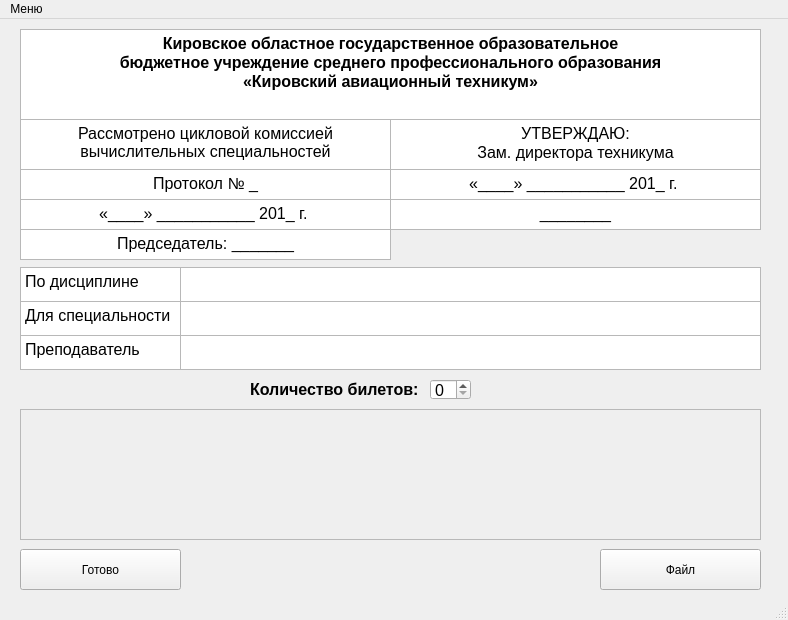
<?xml version="1.0" encoding="UTF-8"?>
<ui version="4.0">
 <class>MainWindow</class>
 <widget class="QMainWindow" name="MainWindow">
  <property name="windowModality">
   <enum>Qt::WindowModal</enum>
  </property>
  <property name="enabled">
   <bool>true</bool>
  </property>
  <property name="geometry">
   <rect>
    <x>0</x>
    <y>0</y>
    <width>788</width>
    <height>620</height>
   </rect>
  </property>
  <property name="minimumSize">
   <size>
    <width>788</width>
    <height>620</height>
   </size>
  </property>
  <property name="maximumSize">
   <size>
    <width>788</width>
    <height>620</height>
   </size>
  </property>
  <property name="baseSize">
   <size>
    <width>788</width>
    <height>620</height>
   </size>
  </property>
  <property name="mouseTracking">
   <bool>true</bool>
  </property>
  <property name="windowTitle">
   <string>MainWindow</string>
  </property>
  <property name="autoFillBackground">
   <bool>true</bool>
  </property>
  <widget class="QWidget" name="centralWidget">
   <widget class="QTextBrowser" name="header">
    <property name="geometry">
     <rect>
      <x>20</x>
      <y>10</y>
      <width>741</width>
      <height>91</height>
     </rect>
    </property>
    <property name="font">
     <font>
      <pointsize>12</pointsize>
     </font>
    </property>
    <property name="layoutDirection">
     <enum>Qt::LeftToRight</enum>
    </property>
    <property name="readOnly">
     <bool>false</bool>
    </property>
    <property name="html">
     <string>&lt;!DOCTYPE HTML PUBLIC &quot;-//W3C//DTD HTML 4.0//EN&quot; &quot;http://www.w3.org/TR/REC-html40/strict.dtd&quot;&gt;
&lt;html&gt;&lt;head&gt;&lt;meta name=&quot;qrichtext&quot; content=&quot;1&quot; /&gt;&lt;style type=&quot;text/css&quot;&gt;
p, li { white-space: pre-wrap; }
&lt;/style&gt;&lt;/head&gt;&lt;body style=&quot; font-family:'MS Shell Dlg 2'; font-size:12pt; font-weight:400; font-style:normal;&quot;&gt;
&lt;p align=&quot;center&quot; style=&quot; margin-top:0px; margin-bottom:0px; margin-left:0px; margin-right:0px; -qt-block-indent:0; text-indent:0px;&quot;&gt;&lt;span style=&quot; font-weight:600;&quot;&gt;Кировское областное государственное образовательное&lt;/span&gt;&lt;/p&gt;
&lt;p align=&quot;center&quot; style=&quot; margin-top:0px; margin-bottom:0px; margin-left:0px; margin-right:0px; -qt-block-indent:0; text-indent:0px;&quot;&gt;&lt;span style=&quot; font-weight:600;&quot;&gt;бюджетное учреждение среднего профессионального образования&lt;/span&gt;&lt;/p&gt;
&lt;p align=&quot;center&quot; style=&quot; margin-top:0px; margin-bottom:0px; margin-left:0px; margin-right:0px; -qt-block-indent:0; text-indent:0px;&quot;&gt;&lt;span style=&quot; font-weight:600;&quot;&gt;«Кировский авиационный техникум»&lt;/span&gt;&lt;/p&gt;&lt;/body&gt;&lt;/html&gt;</string>
    </property>
    <property name="acceptRichText">
     <bool>false</bool>
    </property>
   </widget>
   <widget class="QTextBrowser" name="examined">
    <property name="geometry">
     <rect>
      <x>20</x>
      <y>100</y>
      <width>371</width>
      <height>51</height>
     </rect>
    </property>
    <property name="font">
     <font>
      <pointsize>12</pointsize>
     </font>
    </property>
    <property name="acceptDrops">
     <bool>false</bool>
    </property>
    <property name="autoFillBackground">
     <bool>false</bool>
    </property>
    <property name="readOnly">
     <bool>false</bool>
    </property>
    <property name="html">
     <string>&lt;!DOCTYPE HTML PUBLIC &quot;-//W3C//DTD HTML 4.0//EN&quot; &quot;http://www.w3.org/TR/REC-html40/strict.dtd&quot;&gt;
&lt;html&gt;&lt;head&gt;&lt;meta name=&quot;qrichtext&quot; content=&quot;1&quot; /&gt;&lt;style type=&quot;text/css&quot;&gt;
p, li { white-space: pre-wrap; }
&lt;/style&gt;&lt;/head&gt;&lt;body style=&quot; font-family:'MS Shell Dlg 2'; font-size:12pt; font-weight:400; font-style:normal;&quot;&gt;
&lt;p align=&quot;center&quot; style=&quot; margin-top:0px; margin-bottom:0px; margin-left:0px; margin-right:0px; -qt-block-indent:0; text-indent:0px;&quot;&gt;Рассмотрено цикловой комиссией&lt;br /&gt;вычислительных специальностей&lt;/p&gt;&lt;/body&gt;&lt;/html&gt;</string>
    </property>
    <property name="acceptRichText">
     <bool>false</bool>
    </property>
   </widget>
   <widget class="QTextBrowser" name="affirim">
    <property name="geometry">
     <rect>
      <x>390</x>
      <y>100</y>
      <width>371</width>
      <height>51</height>
     </rect>
    </property>
    <property name="font">
     <font>
      <pointsize>12</pointsize>
     </font>
    </property>
    <property name="readOnly">
     <bool>false</bool>
    </property>
    <property name="html">
     <string>&lt;!DOCTYPE HTML PUBLIC &quot;-//W3C//DTD HTML 4.0//EN&quot; &quot;http://www.w3.org/TR/REC-html40/strict.dtd&quot;&gt;
&lt;html&gt;&lt;head&gt;&lt;meta name=&quot;qrichtext&quot; content=&quot;1&quot; /&gt;&lt;style type=&quot;text/css&quot;&gt;
p, li { white-space: pre-wrap; }
&lt;/style&gt;&lt;/head&gt;&lt;body style=&quot; font-family:'MS Shell Dlg 2'; font-size:12pt; font-weight:400; font-style:normal;&quot;&gt;
&lt;p align=&quot;center&quot; style=&quot; margin-top:0px; margin-bottom:0px; margin-left:0px; margin-right:0px; -qt-block-indent:0; text-indent:0px;&quot;&gt;УТВЕРЖДАЮ:&lt;/p&gt;
&lt;p align=&quot;center&quot; style=&quot; margin-top:0px; margin-bottom:0px; margin-left:0px; margin-right:0px; -qt-block-indent:0; text-indent:0px;&quot;&gt;Зам. директора техникума&lt;/p&gt;&lt;/body&gt;&lt;/html&gt;</string>
    </property>
    <property name="acceptRichText">
     <bool>false</bool>
    </property>
   </widget>
   <widget class="QTextBrowser" name="chairperson">
    <property name="geometry">
     <rect>
      <x>20</x>
      <y>210</y>
      <width>371</width>
      <height>31</height>
     </rect>
    </property>
    <property name="font">
     <font>
      <pointsize>12</pointsize>
     </font>
    </property>
    <property name="readOnly">
     <bool>false</bool>
    </property>
    <property name="html">
     <string>&lt;!DOCTYPE HTML PUBLIC &quot;-//W3C//DTD HTML 4.0//EN&quot; &quot;http://www.w3.org/TR/REC-html40/strict.dtd&quot;&gt;
&lt;html&gt;&lt;head&gt;&lt;meta name=&quot;qrichtext&quot; content=&quot;1&quot; /&gt;&lt;style type=&quot;text/css&quot;&gt;
p, li { white-space: pre-wrap; }
&lt;/style&gt;&lt;/head&gt;&lt;body style=&quot; font-family:'MS Shell Dlg 2'; font-size:12pt; font-weight:400; font-style:normal;&quot;&gt;
&lt;p align=&quot;center&quot; style=&quot; margin-top:0px; margin-bottom:0px; margin-left:0px; margin-right:0px; -qt-block-indent:0; text-indent:0px;&quot;&gt;Председатель: &lt;span style=&quot; font-family:'MS Shell Dlg 2,sans-serif';&quot;&gt;_______&lt;/span&gt;&lt;/p&gt;&lt;/body&gt;&lt;/html&gt;</string>
    </property>
    <property name="acceptRichText">
     <bool>false</bool>
    </property>
   </widget>
   <widget class="QTextBrowser" name="input_deputy_director">
    <property name="geometry">
     <rect>
      <x>390</x>
      <y>180</y>
      <width>371</width>
      <height>31</height>
     </rect>
    </property>
    <property name="font">
     <font>
      <pointsize>12</pointsize>
     </font>
    </property>
    <property name="readOnly">
     <bool>false</bool>
    </property>
    <property name="html">
     <string>&lt;!DOCTYPE HTML PUBLIC &quot;-//W3C//DTD HTML 4.0//EN&quot; &quot;http://www.w3.org/TR/REC-html40/strict.dtd&quot;&gt;
&lt;html&gt;&lt;head&gt;&lt;meta name=&quot;qrichtext&quot; content=&quot;1&quot; /&gt;&lt;style type=&quot;text/css&quot;&gt;
p, li { white-space: pre-wrap; }
&lt;/style&gt;&lt;/head&gt;&lt;body style=&quot; font-family:'MS Shell Dlg 2'; font-size:12pt; font-weight:400; font-style:normal;&quot;&gt;
&lt;p align=&quot;center&quot; style=&quot; margin-top:0px; margin-bottom:0px; margin-left:0px; margin-right:0px; -qt-block-indent:0; text-indent:0px;&quot;&gt;&lt;span style=&quot; font-family:'MS Shell Dlg 2,sans-serif';&quot;&gt;________&lt;/span&gt;&lt;/p&gt;&lt;/body&gt;&lt;/html&gt;</string>
    </property>
    <property name="acceptRichText">
     <bool>false</bool>
    </property>
   </widget>
   <widget class="QTextBrowser" name="by_discipline">
    <property name="geometry">
     <rect>
      <x>20</x>
      <y>248</y>
      <width>161</width>
      <height>35</height>
     </rect>
    </property>
    <property name="readOnly">
     <bool>true</bool>
    </property>
    <property name="html">
     <string>&lt;!DOCTYPE HTML PUBLIC &quot;-//W3C//DTD HTML 4.0//EN&quot; &quot;http://www.w3.org/TR/REC-html40/strict.dtd&quot;&gt;
&lt;html&gt;&lt;head&gt;&lt;meta name=&quot;qrichtext&quot; content=&quot;1&quot; /&gt;&lt;style type=&quot;text/css&quot;&gt;
p, li { white-space: pre-wrap; }
&lt;/style&gt;&lt;/head&gt;&lt;body style=&quot; font-family:'MS Shell Dlg 2'; font-size:8.25pt; font-weight:400; font-style:normal;&quot;&gt;
&lt;p style=&quot; margin-top:0px; margin-bottom:0px; margin-left:0px; margin-right:0px; -qt-block-indent:0; text-indent:0px;&quot;&gt;&lt;span style=&quot; font-size:12pt;&quot;&gt;По дисциплине&lt;/span&gt;&lt;/p&gt;&lt;/body&gt;&lt;/html&gt;</string>
    </property>
   </widget>
   <widget class="QTextBrowser" name="input_discipline">
    <property name="geometry">
     <rect>
      <x>180</x>
      <y>248</y>
      <width>581</width>
      <height>35</height>
     </rect>
    </property>
    <property name="font">
     <font>
      <pointsize>12</pointsize>
     </font>
    </property>
    <property name="readOnly">
     <bool>false</bool>
    </property>
    <property name="acceptRichText">
     <bool>false</bool>
    </property>
   </widget>
   <widget class="QTextBrowser" name="by_spicility">
    <property name="geometry">
     <rect>
      <x>20</x>
      <y>282</y>
      <width>161</width>
      <height>35</height>
     </rect>
    </property>
    <property name="readOnly">
     <bool>true</bool>
    </property>
    <property name="html">
     <string>&lt;!DOCTYPE HTML PUBLIC &quot;-//W3C//DTD HTML 4.0//EN&quot; &quot;http://www.w3.org/TR/REC-html40/strict.dtd&quot;&gt;
&lt;html&gt;&lt;head&gt;&lt;meta name=&quot;qrichtext&quot; content=&quot;1&quot; /&gt;&lt;style type=&quot;text/css&quot;&gt;
p, li { white-space: pre-wrap; }
&lt;/style&gt;&lt;/head&gt;&lt;body style=&quot; font-family:'MS Shell Dlg 2'; font-size:8.25pt; font-weight:400; font-style:normal;&quot;&gt;
&lt;p style=&quot; margin-top:0px; margin-bottom:0px; margin-left:0px; margin-right:0px; -qt-block-indent:0; text-indent:0px;&quot;&gt;&lt;span style=&quot; font-size:12pt;&quot;&gt;Для специальности&lt;/span&gt;&lt;/p&gt;&lt;/body&gt;&lt;/html&gt;</string>
    </property>
   </widget>
   <widget class="QTextBrowser" name="input_specialty">
    <property name="geometry">
     <rect>
      <x>180</x>
      <y>282</y>
      <width>581</width>
      <height>35</height>
     </rect>
    </property>
    <property name="font">
     <font>
      <pointsize>12</pointsize>
     </font>
    </property>
    <property name="verticalScrollBarPolicy">
     <enum>Qt::ScrollBarAlwaysOff</enum>
    </property>
    <property name="horizontalScrollBarPolicy">
     <enum>Qt::ScrollBarAlwaysOff</enum>
    </property>
    <property name="readOnly">
     <bool>false</bool>
    </property>
    <property name="html">
     <string>&lt;!DOCTYPE HTML PUBLIC &quot;-//W3C//DTD HTML 4.0//EN&quot; &quot;http://www.w3.org/TR/REC-html40/strict.dtd&quot;&gt;
&lt;html&gt;&lt;head&gt;&lt;meta name=&quot;qrichtext&quot; content=&quot;1&quot; /&gt;&lt;style type=&quot;text/css&quot;&gt;
p, li { white-space: pre-wrap; }
&lt;/style&gt;&lt;/head&gt;&lt;body style=&quot; font-family:'MS Shell Dlg 2'; font-size:12pt; font-weight:400; font-style:normal;&quot;&gt;
&lt;p style=&quot;-qt-paragraph-type:empty; margin-top:12px; margin-bottom:12px; margin-left:0px; margin-right:0px; -qt-block-indent:0; text-indent:0px;&quot;&gt;&lt;br /&gt;&lt;/p&gt;&lt;/body&gt;&lt;/html&gt;</string>
    </property>
    <property name="acceptRichText">
     <bool>false</bool>
    </property>
   </widget>
   <widget class="QTextBrowser" name="teacher">
    <property name="geometry">
     <rect>
      <x>20</x>
      <y>316</y>
      <width>161</width>
      <height>35</height>
     </rect>
    </property>
    <property name="readOnly">
     <bool>true</bool>
    </property>
    <property name="html">
     <string>&lt;!DOCTYPE HTML PUBLIC &quot;-//W3C//DTD HTML 4.0//EN&quot; &quot;http://www.w3.org/TR/REC-html40/strict.dtd&quot;&gt;
&lt;html&gt;&lt;head&gt;&lt;meta name=&quot;qrichtext&quot; content=&quot;1&quot; /&gt;&lt;style type=&quot;text/css&quot;&gt;
p, li { white-space: pre-wrap; }
&lt;/style&gt;&lt;/head&gt;&lt;body style=&quot; font-family:'MS Shell Dlg 2'; font-size:8.25pt; font-weight:400; font-style:normal;&quot;&gt;
&lt;p style=&quot; margin-top:0px; margin-bottom:0px; margin-left:0px; margin-right:0px; -qt-block-indent:0; text-indent:0px;&quot;&gt;&lt;span style=&quot; font-size:12pt;&quot;&gt;Преподаватель &lt;/span&gt;&lt;/p&gt;&lt;/body&gt;&lt;/html&gt;</string>
    </property>
   </widget>
   <widget class="QPushButton" name="button_open_file">
    <property name="geometry">
     <rect>
      <x>600</x>
      <y>530</y>
      <width>161</width>
      <height>41</height>
     </rect>
    </property>
    <property name="text">
     <string>Файл</string>
    </property>
   </widget>
   <widget class="QPushButton" name="button_ready">
    <property name="geometry">
     <rect>
      <x>20</x>
      <y>530</y>
      <width>161</width>
      <height>41</height>
     </rect>
    </property>
    <property name="text">
     <string>Готово</string>
    </property>
   </widget>
   <widget class="QTextBrowser" name="protocol_id">
    <property name="geometry">
     <rect>
      <x>20</x>
      <y>150</y>
      <width>371</width>
      <height>31</height>
     </rect>
    </property>
    <property name="font">
     <font>
      <pointsize>12</pointsize>
     </font>
    </property>
    <property name="sizeAdjustPolicy">
     <enum>QAbstractScrollArea::AdjustToContents</enum>
    </property>
    <property name="readOnly">
     <bool>false</bool>
    </property>
    <property name="html">
     <string>&lt;!DOCTYPE HTML PUBLIC &quot;-//W3C//DTD HTML 4.0//EN&quot; &quot;http://www.w3.org/TR/REC-html40/strict.dtd&quot;&gt;
&lt;html&gt;&lt;head&gt;&lt;meta name=&quot;qrichtext&quot; content=&quot;1&quot; /&gt;&lt;style type=&quot;text/css&quot;&gt;
p, li { white-space: pre-wrap; }
&lt;/style&gt;&lt;/head&gt;&lt;body style=&quot; font-family:'MS Shell Dlg 2'; font-size:12pt; font-weight:400; font-style:normal;&quot;&gt;
&lt;p align=&quot;center&quot; style=&quot; margin-top:0px; margin-bottom:0px; margin-left:0px; margin-right:0px; -qt-block-indent:0; text-indent:0px;&quot;&gt;Протокол № _&lt;/p&gt;&lt;/body&gt;&lt;/html&gt;</string>
    </property>
    <property name="acceptRichText">
     <bool>false</bool>
    </property>
   </widget>
   <widget class="QScrollArea" name="scrollArea">
    <property name="geometry">
     <rect>
      <x>20</x>
      <y>390</y>
      <width>741</width>
      <height>131</height>
     </rect>
    </property>
    <property name="font">
     <font>
      <pointsize>12</pointsize>
     </font>
    </property>
    <property name="widgetResizable">
     <bool>true</bool>
    </property>
    <widget class="QWidget" name="scrollContents">
     <property name="geometry">
      <rect>
       <x>0</x>
       <y>0</y>
       <width>739</width>
       <height>129</height>
      </rect>
     </property>
    </widget>
   </widget>
   <widget class="QLabel" name="count_ticket">
    <property name="geometry">
     <rect>
      <x>250</x>
      <y>360</y>
      <width>231</width>
      <height>21</height>
     </rect>
    </property>
    <property name="font">
     <font>
      <pointsize>12</pointsize>
      <weight>75</weight>
      <bold>true</bold>
     </font>
    </property>
    <property name="text">
     <string>Количество билетов:</string>
    </property>
   </widget>
   <widget class="QSpinBox" name="spin_box_count_ticket">
    <property name="geometry">
     <rect>
      <x>430</x>
      <y>360</y>
      <width>41</width>
      <height>21</height>
     </rect>
    </property>
    <property name="font">
     <font>
      <pointsize>12</pointsize>
     </font>
    </property>
    <property name="maximum">
     <number>2147483647</number>
    </property>
   </widget>
   <widget class="QTextBrowser" name="input_teacher">
    <property name="geometry">
     <rect>
      <x>180</x>
      <y>316</y>
      <width>581</width>
      <height>35</height>
     </rect>
    </property>
    <property name="font">
     <font>
      <pointsize>12</pointsize>
     </font>
    </property>
    <property name="verticalScrollBarPolicy">
     <enum>Qt::ScrollBarAlwaysOff</enum>
    </property>
    <property name="horizontalScrollBarPolicy">
     <enum>Qt::ScrollBarAlwaysOff</enum>
    </property>
    <property name="readOnly">
     <bool>false</bool>
    </property>
    <property name="html">
     <string>&lt;!DOCTYPE HTML PUBLIC &quot;-//W3C//DTD HTML 4.0//EN&quot; &quot;http://www.w3.org/TR/REC-html40/strict.dtd&quot;&gt;
&lt;html&gt;&lt;head&gt;&lt;meta name=&quot;qrichtext&quot; content=&quot;1&quot; /&gt;&lt;style type=&quot;text/css&quot;&gt;
p, li { white-space: pre-wrap; }
&lt;/style&gt;&lt;/head&gt;&lt;body style=&quot; font-family:'MS Shell Dlg 2'; font-size:12pt; font-weight:400; font-style:normal;&quot;&gt;
&lt;p style=&quot;-qt-paragraph-type:empty; margin-top:12px; margin-bottom:12px; margin-left:0px; margin-right:0px; -qt-block-indent:0; text-indent:0px;&quot;&gt;&lt;br /&gt;&lt;/p&gt;&lt;/body&gt;&lt;/html&gt;</string>
    </property>
    <property name="acceptRichText">
     <bool>false</bool>
    </property>
   </widget>
   <widget class="QLabel" name="progress">
    <property name="geometry">
     <rect>
      <x>200</x>
      <y>540</y>
      <width>381</width>
      <height>21</height>
     </rect>
    </property>
    <property name="font">
     <font>
      <pointsize>12</pointsize>
     </font>
    </property>
    <property name="text">
     <string/>
    </property>
   </widget>
   <widget class="QTextBrowser" name="date_apporval">
    <property name="geometry">
     <rect>
      <x>390</x>
      <y>150</y>
      <width>371</width>
      <height>31</height>
     </rect>
    </property>
    <property name="font">
     <font>
      <pointsize>12</pointsize>
     </font>
    </property>
    <property name="readOnly">
     <bool>false</bool>
    </property>
    <property name="html">
     <string>&lt;!DOCTYPE HTML PUBLIC &quot;-//W3C//DTD HTML 4.0//EN&quot; &quot;http://www.w3.org/TR/REC-html40/strict.dtd&quot;&gt;
&lt;html&gt;&lt;head&gt;&lt;meta name=&quot;qrichtext&quot; content=&quot;1&quot; /&gt;&lt;style type=&quot;text/css&quot;&gt;
p, li { white-space: pre-wrap; }
&lt;/style&gt;&lt;/head&gt;&lt;body style=&quot; font-family:'MS Shell Dlg 2'; font-size:12pt; font-weight:400; font-style:normal;&quot;&gt;
&lt;p align=&quot;center&quot; style=&quot; margin-top:12px; margin-bottom:12px; margin-left:0px; margin-right:0px; -qt-block-indent:0; text-indent:0px;&quot;&gt;&lt;span style=&quot; font-family:'MS Shell Dlg 2,sans-serif';&quot;&gt;«____» ___________ 201_ г.&lt;/span&gt; &lt;/p&gt;&lt;/body&gt;&lt;/html&gt;</string>
    </property>
    <property name="acceptRichText">
     <bool>false</bool>
    </property>
   </widget>
   <widget class="QTextBrowser" name="review_date">
    <property name="geometry">
     <rect>
      <x>20</x>
      <y>180</y>
      <width>371</width>
      <height>31</height>
     </rect>
    </property>
    <property name="font">
     <font>
      <pointsize>12</pointsize>
     </font>
    </property>
    <property name="readOnly">
     <bool>false</bool>
    </property>
    <property name="html">
     <string>&lt;!DOCTYPE HTML PUBLIC &quot;-//W3C//DTD HTML 4.0//EN&quot; &quot;http://www.w3.org/TR/REC-html40/strict.dtd&quot;&gt;
&lt;html&gt;&lt;head&gt;&lt;meta name=&quot;qrichtext&quot; content=&quot;1&quot; /&gt;&lt;style type=&quot;text/css&quot;&gt;
p, li { white-space: pre-wrap; }
&lt;/style&gt;&lt;/head&gt;&lt;body style=&quot; font-family:'MS Shell Dlg 2'; font-size:12pt; font-weight:400; font-style:normal;&quot;&gt;
&lt;p align=&quot;center&quot; style=&quot; margin-top:12px; margin-bottom:12px; margin-left:0px; margin-right:0px; -qt-block-indent:0; text-indent:0px;&quot;&gt;&lt;span style=&quot; font-family:'MS Shell Dlg 2,sans-serif';&quot;&gt;«____» ___________ 201_ г.&lt;/span&gt; &lt;/p&gt;&lt;/body&gt;&lt;/html&gt;</string>
    </property>
    <property name="acceptRichText">
     <bool>false</bool>
    </property>
   </widget>
  </widget>
  <widget class="QStatusBar" name="statusBar"/>
  <widget class="QMenuBar" name="menuBar">
   <property name="geometry">
    <rect>
     <x>0</x>
     <y>0</y>
     <width>788</width>
     <height>21</height>
    </rect>
   </property>
   <widget class="QMenu" name="menu">
    <property name="title">
     <string>Меню</string>
    </property>
    <addaction name="action_4"/>
   </widget>
   <addaction name="menu"/>
  </widget>
  <action name="action_4">
   <property name="checkable">
    <bool>false</bool>
   </property>
   <property name="enabled">
    <bool>true</bool>
   </property>
   <property name="text">
    <string>О программе</string>
   </property>
  </action>
 </widget>
 <layoutdefault spacing="6" margin="11"/>
 <resources/>
 <connections/>
</ui>
